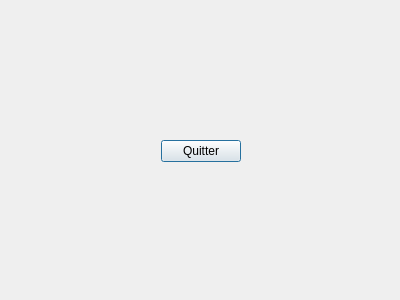
<?xml version="1.0" encoding="UTF-8"?>
<ui version="4.0">
 <class>ConnexionInscription</class>
 <widget class="QDialog" name="ConnexionInscription">
  <property name="geometry">
   <rect>
    <x>0</x>
    <y>0</y>
    <width>400</width>
    <height>300</height>
   </rect>
  </property>
  <property name="windowTitle">
   <string>Dialog</string>
  </property>
  <widget class="QWidget" name="gridLayoutWidget">
   <property name="geometry">
    <rect>
     <x>0</x>
     <y>0</y>
     <width>401</width>
     <height>301</height>
    </rect>
   </property>
   <layout class="QGridLayout" name="gridLayout">
    <item row="1" column="2">
     <spacer name="horizontalSpacer_3">
      <property name="orientation">
       <enum>Qt::Horizontal</enum>
      </property>
      <property name="sizeHint" stdset="0">
       <size>
        <width>40</width>
        <height>20</height>
       </size>
      </property>
     </spacer>
    </item>
    <item row="3" column="1">
     <spacer name="verticalSpacer">
      <property name="orientation">
       <enum>Qt::Vertical</enum>
      </property>
      <property name="sizeHint" stdset="0">
       <size>
        <width>20</width>
        <height>40</height>
       </size>
      </property>
     </spacer>
    </item>
    <item row="1" column="0">
     <spacer name="horizontalSpacer_2">
      <property name="orientation">
       <enum>Qt::Horizontal</enum>
      </property>
      <property name="sizeHint" stdset="0">
       <size>
        <width>40</width>
        <height>20</height>
       </size>
      </property>
     </spacer>
    </item>
    <item row="0" column="1">
     <spacer name="verticalSpacer_2">
      <property name="orientation">
       <enum>Qt::Vertical</enum>
      </property>
      <property name="sizeHint" stdset="0">
       <size>
        <width>20</width>
        <height>40</height>
       </size>
      </property>
     </spacer>
    </item>
    <item row="1" column="1">
     <widget class="QPushButton" name="bouttonAccueil">
      <property name="text">
       <string>Quitter</string>
      </property>
     </widget>
    </item>
   </layout>
  </widget>
 </widget>
 <resources/>
 <connections/>
</ui>
